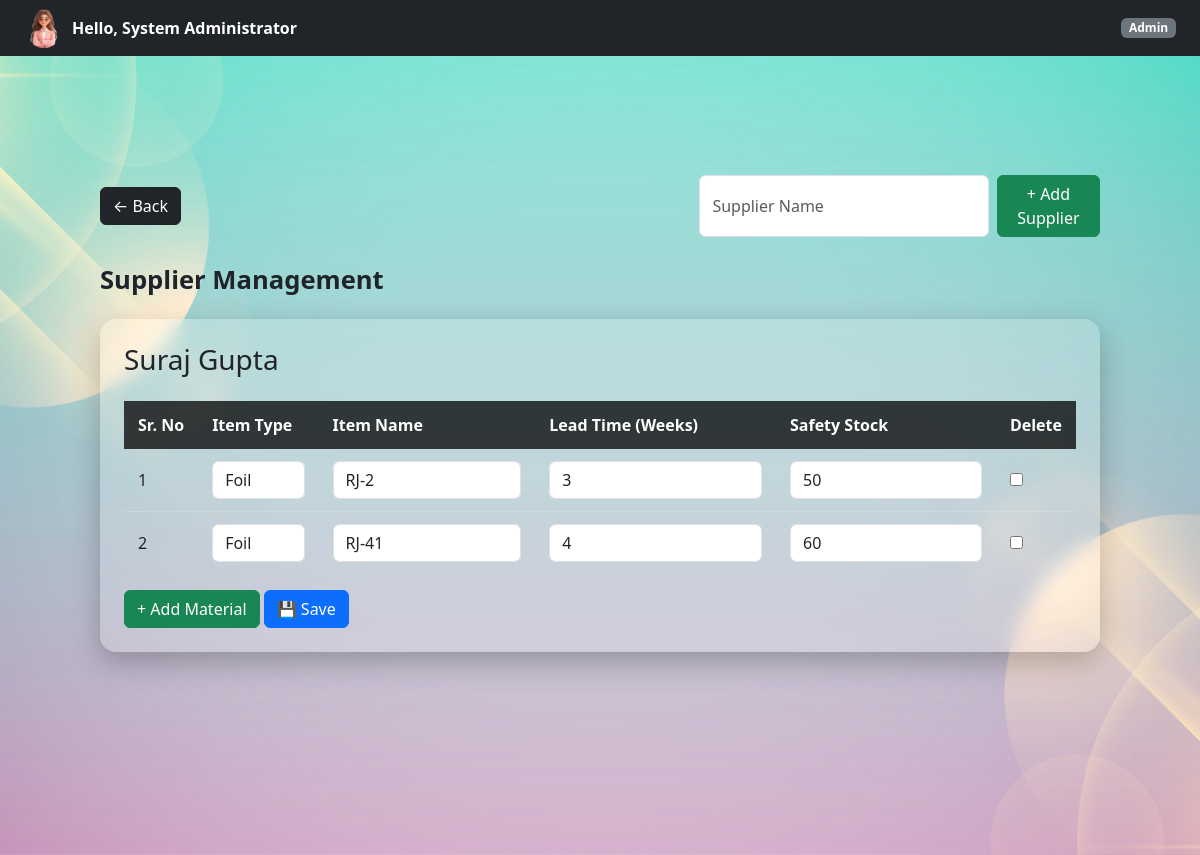
The app's page /admin/suppliers (signed in) with its own data.
### controller/models.py (models this page shows)
class Supplier(db.Model):
    __tablename__ = "suppliers"
    id = db.Column(db.Integer, primary_key=True)
    supplier_name = db.Column(
        db.String(100),
        nullable=False,
        unique=True
    )
    materials = db.relationship(
        "SupplierMaterial",
        backref="supplier",
        cascade="all, delete-orphan"
    )

class SupplierMaterial(db.Model):
    __tablename__ = "supplier_materials"
    id = db.Column(db.Integer, primary_key=True)
    supplier_id = db.Column(
        db.Integer,
        db.ForeignKey("suppliers.id"),
        nullable=False
    )
    item_type = db.Column(
        db.String(50),
        nullable=False
    )
    item_name = db.Column(
        db.String(100),
        nullable=False
    )
    lead_time = db.Column(
        db.Integer,
        nullable=False
    )
    safety_stock = db.Column(
    db.Integer,
    default=0
    )

### controller/admin.py (the view)
@admin_bp.route("/suppliers")
@login_required
@role_required("Admin")
def view_suppliers():
    suppliers = Supplier.query.all()
    foils = Foil.query.all()
    paints = Paint.query.all()
    accessories = Accessory.query.all()
    boards = Board.query.all()
    return render_template(
        "admin/supplier.html",
        suppliers=suppliers,
        foils=foils,
        paints=paints,
        accessories=accessories,
        boards=boards
    )

### templates/admin/supplier.html (shortened to what this page needs)
{% extends "base.html" %}
{% block page_class %}company-dashboard-bg{% endblock %}
{% block free_content %}
{% include "partials/navbar.html" %}
<div class="dashboard-container">
    <div class="d-flex justify-content-between align-items-center mb-4">
        <a href="{{ url_for('admin.dashboard') }}"
           class="btn btn-dark">
            ← Back
        </a>
        <form method="POST"
              action="{{ url_for('admin.add_supplier') }}"
              class="d-flex">
            <input
                type="text"
                name="supplier_name"
                class="form-control me-2"
                placeholder="Supplier Name"
                required
            >
            <button
                type="submit"
                class="btn btn-success">
                + Add Supplier
            </button>
        </form>
    </div>
    <div class="page-title">
        Supplier Management
    </div>
    {% for supplier in suppliers %}
    <div class="glass-table mb-5 p-4">
        <h3 class="mb-4">
            {{ supplier.supplier_name }}
        </h3>
        <form
            method="POST"
            action="{{ url_for('admin.save_supplier_materials',
                                supplier_id=supplier.id) }}"
        >
            <table>
                <thead>
                    <tr>
                        <th>Sr. No</th>
                        <th>Item Type</th>
                        <th>Item Name</th>
                        <th>Lead Time (Weeks)</th>
                        <th>Safety Stock</th>
                        <th>Delete</th>
                    </tr>
                </thead>
                <tbody
                    id="supplier-body-{{ supplier.id }}"
                >
                    {% for material in supplier.materials %}
                    <tr>
                        <td class="sr-no">
                            {{ loop.index }}
                        </td>
                        <td>
                            <select
                                name="item_type[]"
                                class="form-control">
                                <option value="Foil"
                                    {% if material.item_type == "Foil" %}
                                    selected
                                    {% endif %}
                                >
                                    Foil
                                </option>
                            </select>
                        </td>
                        <td>
                            <input
                                type="text"
                                name="item_name[]"
                                value="{{ material.item_name }}"
                                class="form-control"
                            >
                        </td>
                        <td>
                            <input
                                type="number"
                                name="lead_time[]"
                                value="{{ material.lead_time }}"
                                class="form-control"
                            >
                        </td>
                        <td>
    <input
        type="number"
        name="safety_stock[]"
        value="{{ material.safety_stock }}"
        class="form-control"
    >
</td>
                        <td>
                            <input
                                type="checkbox"
                                onclick="this.closest('tr').remove()">
                        </td>
                    </tr>
                    {% endfor %}
                </tbody>
            </table>
            <div class="mt-3">
                <button
                    type="button"
                    class="btn btn-success"
                    onclick="addMaterialRow('{{ supplier.id }}')">
                    + Add Material
                </button>
                <button
                    type="submit"
                    class="btn btn-primary">
                    💾 Save
                </button>
            </div>
        </form>
    </div>
    {% endfor %}
</div>
{% endblock %}

### static/styles/main.css (style rules this page uses)
html, body { height: 100%; margin: 0; }
.dashboard-container { width: 100%; padding: 90px 40px 40px; }
.page-title { font-size: 1.6rem; font-weight: 600; color: #1f232a; margin-bottom: 20px; }
.glass-table { background: rgba(255, 255, 255, 0.18); backdrop-filter: blur(10px); -webkit-backdrop-filter: blur(10px); border-radius: 16px; padding: 20px; box-shadow: 0 10px 30px rgba(0, 0, 0, 0.25); width: 100%; overflow-x: auto; }
.glass-table table { width: 100%; border-collapse: collapse; }
.glass-table thead { background: rgba(0, 0, 0, 0.75); color: #ffffff; }
.glass-table th, .glass-table td { padding: 12px 14px; text-align: left; white-space: nowrap; }
.glass-table tbody tr { border-bottom: 1px solid rgba(255, 255, 255, 0.15); }
.glass-table tbody tr:last-child { border-bottom: none; }
body { padding-top: 55px; }

### records on screen
Supplier: supplier_name "Suraj Gupta"
SupplierMaterial: item_type "Foil", item_name "RJ-2", lead_time "3", safety_stock "50"
SupplierMaterial: item_type "Foil", item_name "RJ-41", lead_time "4", safety_stock "60"

### other values on screen
{{ session.get("user_name") }} "System Administrator"
